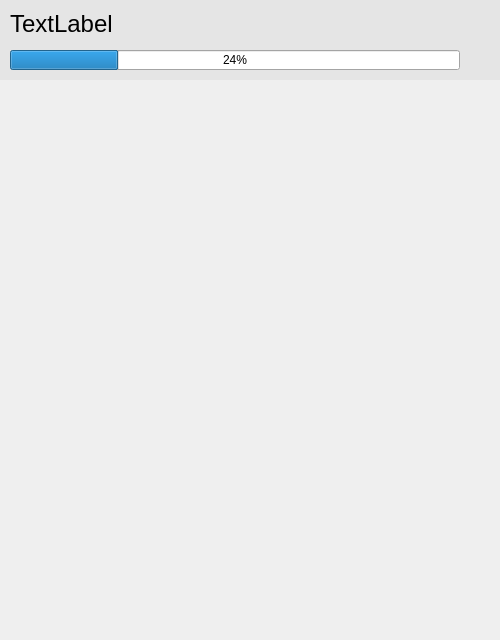
<?xml version="1.0" encoding="UTF-8"?>
<ui version="4.0">
 <class>Form</class>
 <widget class="QWidget" name="Form">
  <property name="geometry">
   <rect>
    <x>0</x>
    <y>0</y>
    <width>500</width>
    <height>640</height>
   </rect>
  </property>
  <property name="windowTitle">
   <string>Form</string>
  </property>
  <widget class="QWidget" name="widget" native="true">
   <property name="enabled">
    <bool>true</bool>
   </property>
   <property name="geometry">
    <rect>
     <x>0</x>
     <y>0</y>
     <width>500</width>
     <height>80</height>
    </rect>
   </property>
   <property name="palette">
    <palette>
     <active>
      <colorrole role="WindowText">
       <brush brushstyle="SolidPattern">
        <color alpha="255">
         <red>0</red>
         <green>0</green>
         <blue>0</blue>
        </color>
       </brush>
      </colorrole>
      <colorrole role="Button">
       <brush brushstyle="SolidPattern">
        <color alpha="255">
         <red>229</red>
         <green>229</green>
         <blue>229</blue>
        </color>
       </brush>
      </colorrole>
      <colorrole role="Light">
       <brush brushstyle="SolidPattern">
        <color alpha="255">
         <red>255</red>
         <green>255</green>
         <blue>255</blue>
        </color>
       </brush>
      </colorrole>
      <colorrole role="Midlight">
       <brush brushstyle="SolidPattern">
        <color alpha="255">
         <red>242</red>
         <green>242</green>
         <blue>242</blue>
        </color>
       </brush>
      </colorrole>
      <colorrole role="Dark">
       <brush brushstyle="SolidPattern">
        <color alpha="255">
         <red>114</red>
         <green>114</green>
         <blue>114</blue>
        </color>
       </brush>
      </colorrole>
      <colorrole role="Mid">
       <brush brushstyle="SolidPattern">
        <color alpha="255">
         <red>153</red>
         <green>153</green>
         <blue>153</blue>
        </color>
       </brush>
      </colorrole>
      <colorrole role="Text">
       <brush brushstyle="SolidPattern">
        <color alpha="255">
         <red>0</red>
         <green>0</green>
         <blue>0</blue>
        </color>
       </brush>
      </colorrole>
      <colorrole role="BrightText">
       <brush brushstyle="SolidPattern">
        <color alpha="255">
         <red>255</red>
         <green>255</green>
         <blue>255</blue>
        </color>
       </brush>
      </colorrole>
      <colorrole role="ButtonText">
       <brush brushstyle="SolidPattern">
        <color alpha="255">
         <red>0</red>
         <green>0</green>
         <blue>0</blue>
        </color>
       </brush>
      </colorrole>
      <colorrole role="Base">
       <brush brushstyle="SolidPattern">
        <color alpha="255">
         <red>255</red>
         <green>255</green>
         <blue>255</blue>
        </color>
       </brush>
      </colorrole>
      <colorrole role="Window">
       <brush brushstyle="SolidPattern">
        <color alpha="255">
         <red>229</red>
         <green>229</green>
         <blue>229</blue>
        </color>
       </brush>
      </colorrole>
      <colorrole role="Shadow">
       <brush brushstyle="SolidPattern">
        <color alpha="255">
         <red>0</red>
         <green>0</green>
         <blue>0</blue>
        </color>
       </brush>
      </colorrole>
      <colorrole role="AlternateBase">
       <brush brushstyle="SolidPattern">
        <color alpha="255">
         <red>242</red>
         <green>242</green>
         <blue>242</blue>
        </color>
       </brush>
      </colorrole>
      <colorrole role="ToolTipBase">
       <brush brushstyle="SolidPattern">
        <color alpha="255">
         <red>255</red>
         <green>255</green>
         <blue>220</blue>
        </color>
       </brush>
      </colorrole>
      <colorrole role="ToolTipText">
       <brush brushstyle="SolidPattern">
        <color alpha="255">
         <red>0</red>
         <green>0</green>
         <blue>0</blue>
        </color>
       </brush>
      </colorrole>
     </active>
     <inactive>
      <colorrole role="WindowText">
       <brush brushstyle="SolidPattern">
        <color alpha="255">
         <red>0</red>
         <green>0</green>
         <blue>0</blue>
        </color>
       </brush>
      </colorrole>
      <colorrole role="Button">
       <brush brushstyle="SolidPattern">
        <color alpha="255">
         <red>229</red>
         <green>229</green>
         <blue>229</blue>
        </color>
       </brush>
      </colorrole>
      <colorrole role="Light">
       <brush brushstyle="SolidPattern">
        <color alpha="255">
         <red>255</red>
         <green>255</green>
         <blue>255</blue>
        </color>
       </brush>
      </colorrole>
      <colorrole role="Midlight">
       <brush brushstyle="SolidPattern">
        <color alpha="255">
         <red>242</red>
         <green>242</green>
         <blue>242</blue>
        </color>
       </brush>
      </colorrole>
      <colorrole role="Dark">
       <brush brushstyle="SolidPattern">
        <color alpha="255">
         <red>114</red>
         <green>114</green>
         <blue>114</blue>
        </color>
       </brush>
      </colorrole>
      <colorrole role="Mid">
       <brush brushstyle="SolidPattern">
        <color alpha="255">
         <red>153</red>
         <green>153</green>
         <blue>153</blue>
        </color>
       </brush>
      </colorrole>
      <colorrole role="Text">
       <brush brushstyle="SolidPattern">
        <color alpha="255">
         <red>0</red>
         <green>0</green>
         <blue>0</blue>
        </color>
       </brush>
      </colorrole>
      <colorrole role="BrightText">
       <brush brushstyle="SolidPattern">
        <color alpha="255">
         <red>255</red>
         <green>255</green>
         <blue>255</blue>
        </color>
       </brush>
      </colorrole>
      <colorrole role="ButtonText">
       <brush brushstyle="SolidPattern">
        <color alpha="255">
         <red>0</red>
         <green>0</green>
         <blue>0</blue>
        </color>
       </brush>
      </colorrole>
      <colorrole role="Base">
       <brush brushstyle="SolidPattern">
        <color alpha="255">
         <red>255</red>
         <green>255</green>
         <blue>255</blue>
        </color>
       </brush>
      </colorrole>
      <colorrole role="Window">
       <brush brushstyle="SolidPattern">
        <color alpha="255">
         <red>229</red>
         <green>229</green>
         <blue>229</blue>
        </color>
       </brush>
      </colorrole>
      <colorrole role="Shadow">
       <brush brushstyle="SolidPattern">
        <color alpha="255">
         <red>0</red>
         <green>0</green>
         <blue>0</blue>
        </color>
       </brush>
      </colorrole>
      <colorrole role="AlternateBase">
       <brush brushstyle="SolidPattern">
        <color alpha="255">
         <red>242</red>
         <green>242</green>
         <blue>242</blue>
        </color>
       </brush>
      </colorrole>
      <colorrole role="ToolTipBase">
       <brush brushstyle="SolidPattern">
        <color alpha="255">
         <red>255</red>
         <green>255</green>
         <blue>220</blue>
        </color>
       </brush>
      </colorrole>
      <colorrole role="ToolTipText">
       <brush brushstyle="SolidPattern">
        <color alpha="255">
         <red>0</red>
         <green>0</green>
         <blue>0</blue>
        </color>
       </brush>
      </colorrole>
     </inactive>
     <disabled>
      <colorrole role="WindowText">
       <brush brushstyle="SolidPattern">
        <color alpha="255">
         <red>114</red>
         <green>114</green>
         <blue>114</blue>
        </color>
       </brush>
      </colorrole>
      <colorrole role="Button">
       <brush brushstyle="SolidPattern">
        <color alpha="255">
         <red>229</red>
         <green>229</green>
         <blue>229</blue>
        </color>
       </brush>
      </colorrole>
      <colorrole role="Light">
       <brush brushstyle="SolidPattern">
        <color alpha="255">
         <red>255</red>
         <green>255</green>
         <blue>255</blue>
        </color>
       </brush>
      </colorrole>
      <colorrole role="Midlight">
       <brush brushstyle="SolidPattern">
        <color alpha="255">
         <red>242</red>
         <green>242</green>
         <blue>242</blue>
        </color>
       </brush>
      </colorrole>
      <colorrole role="Dark">
       <brush brushstyle="SolidPattern">
        <color alpha="255">
         <red>114</red>
         <green>114</green>
         <blue>114</blue>
        </color>
       </brush>
      </colorrole>
      <colorrole role="Mid">
       <brush brushstyle="SolidPattern">
        <color alpha="255">
         <red>153</red>
         <green>153</green>
         <blue>153</blue>
        </color>
       </brush>
      </colorrole>
      <colorrole role="Text">
       <brush brushstyle="SolidPattern">
        <color alpha="255">
         <red>114</red>
         <green>114</green>
         <blue>114</blue>
        </color>
       </brush>
      </colorrole>
      <colorrole role="BrightText">
       <brush brushstyle="SolidPattern">
        <color alpha="255">
         <red>255</red>
         <green>255</green>
         <blue>255</blue>
        </color>
       </brush>
      </colorrole>
      <colorrole role="ButtonText">
       <brush brushstyle="SolidPattern">
        <color alpha="255">
         <red>114</red>
         <green>114</green>
         <blue>114</blue>
        </color>
       </brush>
      </colorrole>
      <colorrole role="Base">
       <brush brushstyle="SolidPattern">
        <color alpha="255">
         <red>229</red>
         <green>229</green>
         <blue>229</blue>
        </color>
       </brush>
      </colorrole>
      <colorrole role="Window">
       <brush brushstyle="SolidPattern">
        <color alpha="255">
         <red>229</red>
         <green>229</green>
         <blue>229</blue>
        </color>
       </brush>
      </colorrole>
      <colorrole role="Shadow">
       <brush brushstyle="SolidPattern">
        <color alpha="255">
         <red>0</red>
         <green>0</green>
         <blue>0</blue>
        </color>
       </brush>
      </colorrole>
      <colorrole role="AlternateBase">
       <brush brushstyle="SolidPattern">
        <color alpha="255">
         <red>229</red>
         <green>229</green>
         <blue>229</blue>
        </color>
       </brush>
      </colorrole>
      <colorrole role="ToolTipBase">
       <brush brushstyle="SolidPattern">
        <color alpha="255">
         <red>255</red>
         <green>255</green>
         <blue>220</blue>
        </color>
       </brush>
      </colorrole>
      <colorrole role="ToolTipText">
       <brush brushstyle="SolidPattern">
        <color alpha="255">
         <red>0</red>
         <green>0</green>
         <blue>0</blue>
        </color>
       </brush>
      </colorrole>
     </disabled>
    </palette>
   </property>
   <property name="autoFillBackground">
    <bool>true</bool>
   </property>
   <widget class="QProgressBar" name="progressBar">
    <property name="geometry">
     <rect>
      <x>10</x>
      <y>50</y>
      <width>450</width>
      <height>20</height>
     </rect>
    </property>
    <property name="value">
     <number>24</number>
    </property>
   </widget>
   <widget class="QLabel" name="label">
    <property name="geometry">
     <rect>
      <x>10</x>
      <y>10</y>
      <width>481</width>
      <height>27</height>
     </rect>
    </property>
    <property name="font">
     <font>
      <pointsize>18</pointsize>
     </font>
    </property>
    <property name="text">
     <string>TextLabel</string>
    </property>
   </widget>
  </widget>
 </widget>
 <resources/>
 <connections/>
</ui>
